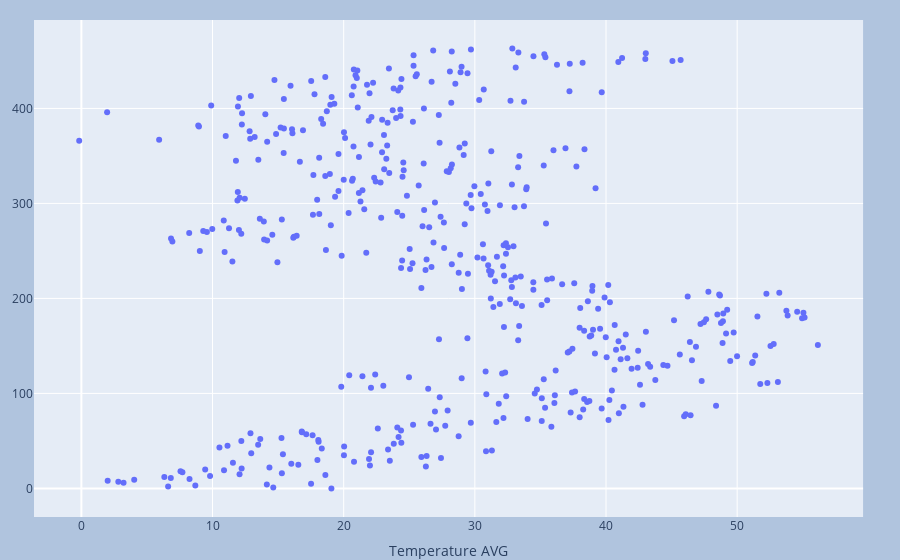

The cell this chart's notebook holds for it:
### Code cell
fig=px.scatter(weather,x="Temperature AVG")
fig.update_layout(margin=dict(l=20,r=20,t=20,b=20),
                 paper_bgcolor="LightSteelBlue")
fig.show()

### Figure 1 — Plotly figure (JSON) as saved in the notebook; plotly's stock layout.template omitted (floating-point values rounded to 4 significant figures; data arrays with more than 128 entries replaced by an {"elided": "..."} marker saying what was removed)
{"data": [{"hoverlabel": {"namelength": 0}, "hovertemplate": "Temperature AVG=%{x}", "legendgroup": "", "marker": {"color": "#636efa", "symbol": "circle"}, "mode": "markers", "name": "", "showlegend": false, "type": "scatter", "x": {"elided": "464 float values"}, "xaxis": "x", "yaxis": "y"}], "layout": {"autosize": true, "legend": {"tracegroupgap": 0}, "margin": {"b": 20, "l": 20, "r": 20, "t": 20}, "paper_bgcolor": "LightSteelBlue", "xaxis": {"anchor": "y", "autorange": true, "domain": [0, 0.98], "range": [-3.787, 59.77], "title": {"text": "Temperature AVG"}, "type": "linear"}, "yaxis": {"anchor": "x", "autorange": true, "domain": [0, 1], "range": [-31.37, 494.4]}}}
